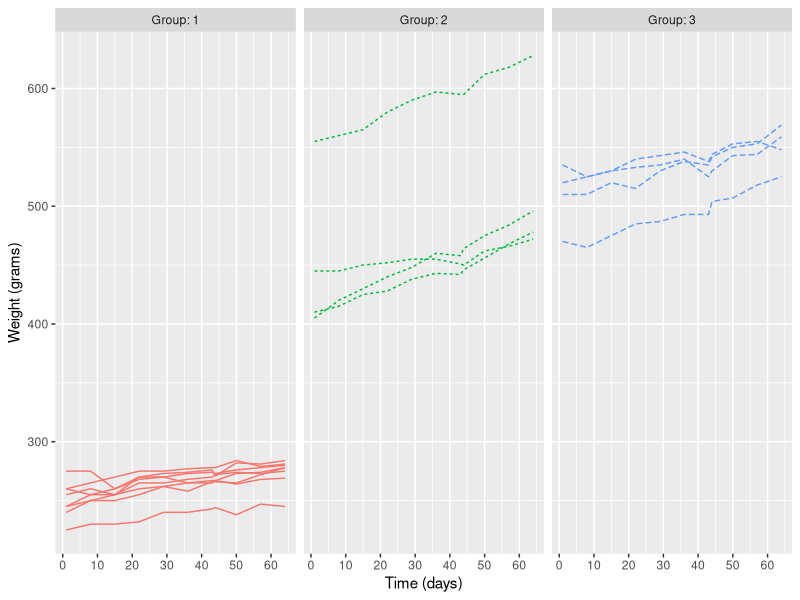
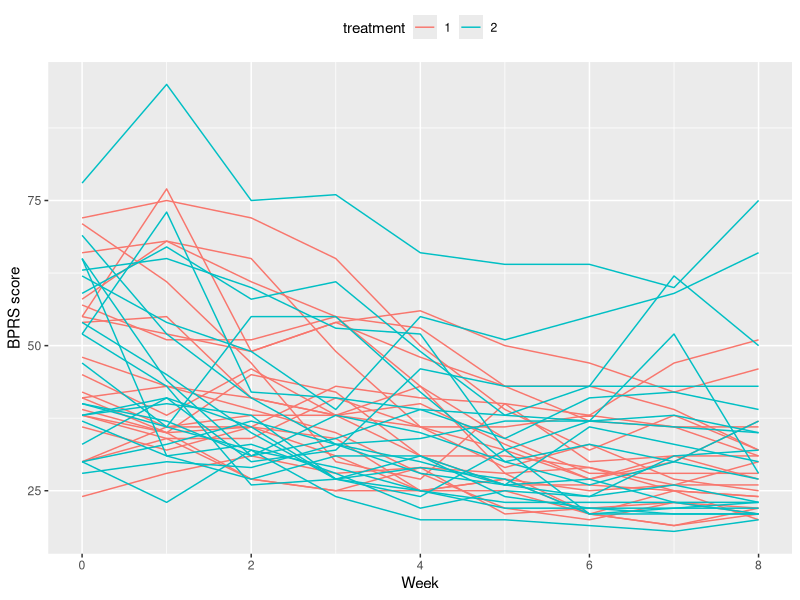
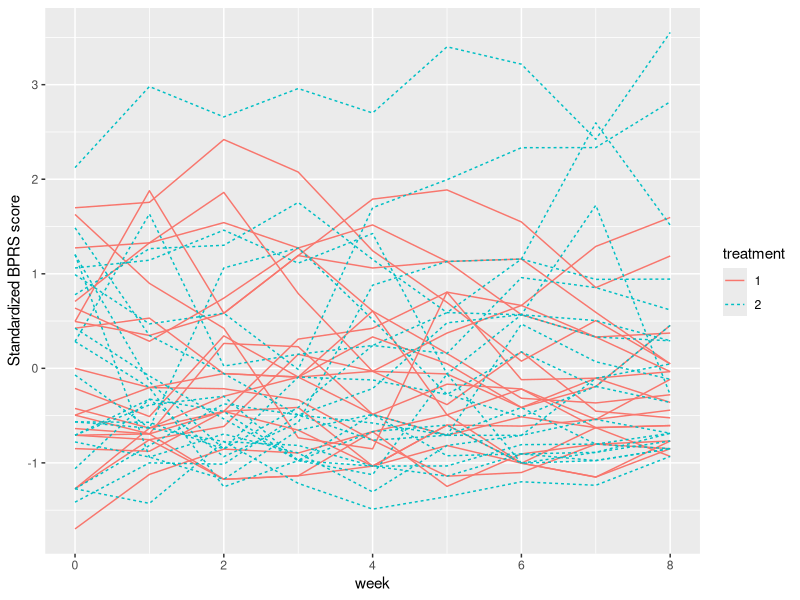
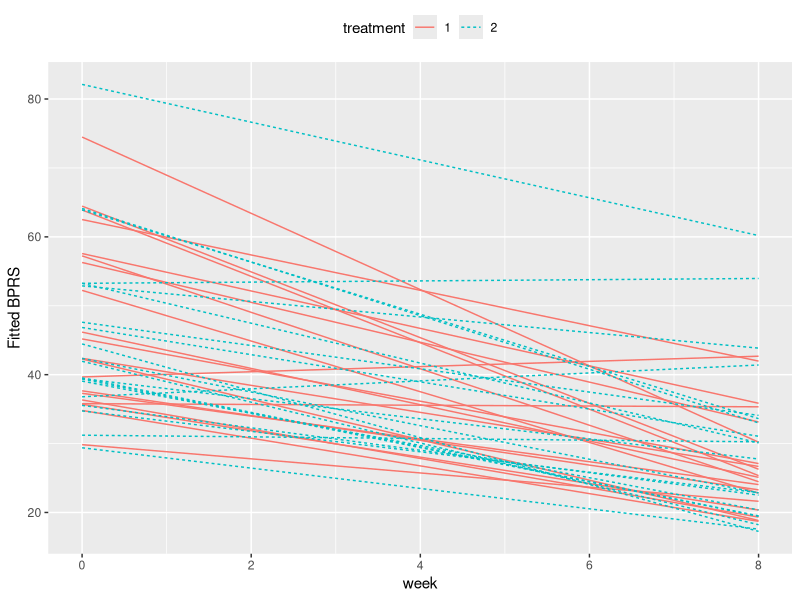

The R source for these figures, in order:
## ---- chunk 1
library(dplyr); library(ggplot2); library(lme4)

# Fetching the wrangled data
data_B <- read.table("data/bprs.txt")
data_R <- read.table("data/rats.txt")

# Assigning separate ID:s for same subjects but different treatments
data_B$subject <- as.integer(data_B$subject)
data_B$id <- 
  ifelse(data_B$treatment==1,
         data_B$subject,data_B$subject+20)
unique(data_B$id)

# Factoring categorical variables again, as R interprets them as integers
data_B$treatment <- factor(data_B$treatment)
data_B$subject <- factor(data_B$subject)
data_R$ID <- factor(data_R$ID)
data_R$Group <- factor(data_R$Group)

# Glimpse of the data
glimpse(data_B)
glimpse(data_R)
summary(data_B)
summary(data_R)

## ---- chunk 2

# Plots of individual rat growth profiles within their corresponding groups

ggplot(data_R, aes(x = Time, y = Weight, group = ID, col = Group)) +
  geom_line(aes(linetype = Group)) + 
  facet_grid(. ~ Group, labeller = label_both) +
  scale_x_continuous(name = "Time (days)", breaks = seq(0, 60, 10)) +
  scale_y_continuous(name = "Weight (grams)") +
  theme(legend.position = "none")

## ---- chunk 3


## ---- chunk 4

# Plot of BPRS scores of subjects against time, colored by treatment group

ggplot(data_B, aes(x = week, y = bprs, group = id)) +
  geom_line(aes(col = treatment)) +
  scale_x_continuous(name = "Week") +
  scale_y_continuous(name = "BPRS score") +
  theme(legend.position = "top")

# Standardizing the variable "bprs" to "bprs_std", plotting again

data_B <- data_B %>%
  group_by(week) %>%
  mutate(bprs_std = (bprs - mean(bprs))/sd(bprs) ) %>%
  ungroup()

ggplot(data_B, aes(x = week, y = bprs_std, group = id)) +
  geom_line(aes(col = treatment, linetype = treatment)) +
  scale_y_continuous(name = "Standardized BPRS score")

## ---- chunk 5
# Regression model
bprs_reg <- lm(bprs ~ week + treatment, 
               data = data_B)

summary(bprs_reg)

# Random intercept model 1
bprs_ref1 <- lmer(bprs ~ week + treatment + (1 | id), 
                 data = data_B, REML = FALSE)
summary(bprs_ref1)

# Random intercept model 2
bprs_ref2 <- lmer(bprs ~ week + treatment + (week | id), 
                 data = data_B, REML = FALSE)
summary(bprs_ref2)

# Random intercept model 2
bprs_ref3 <- lmer(bprs ~ week + treatment +treatment*week + (week | id), 
                 data = data_B, REML = FALSE)
summary(bprs_ref3)

# ANOVA test on the models
anova(bprs_ref1,bprs_ref2)
anova(bprs_ref2,bprs_ref3)

## ---- chunk 6
# Visualization of random intercept model "bprs_ref2"
data_B$fitted2 <- fitted(bprs_ref2)

ggplot(data_B, aes(x = week, y = fitted2, group = id)) +
  geom_line(aes(col = treatment, linetype = treatment)) +
  scale_y_continuous(name = "Fitted BPRS") +
  theme(legend.position = "top")

